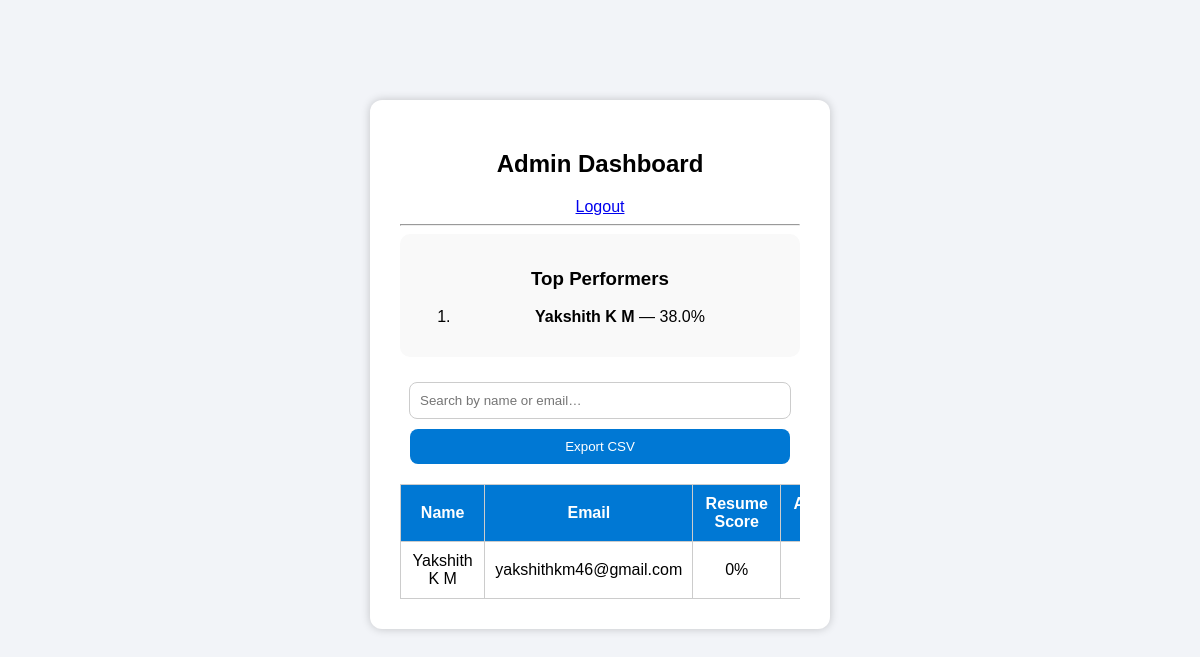
/admin_dashboard (signed in), run on an earlier commit of the app's database.
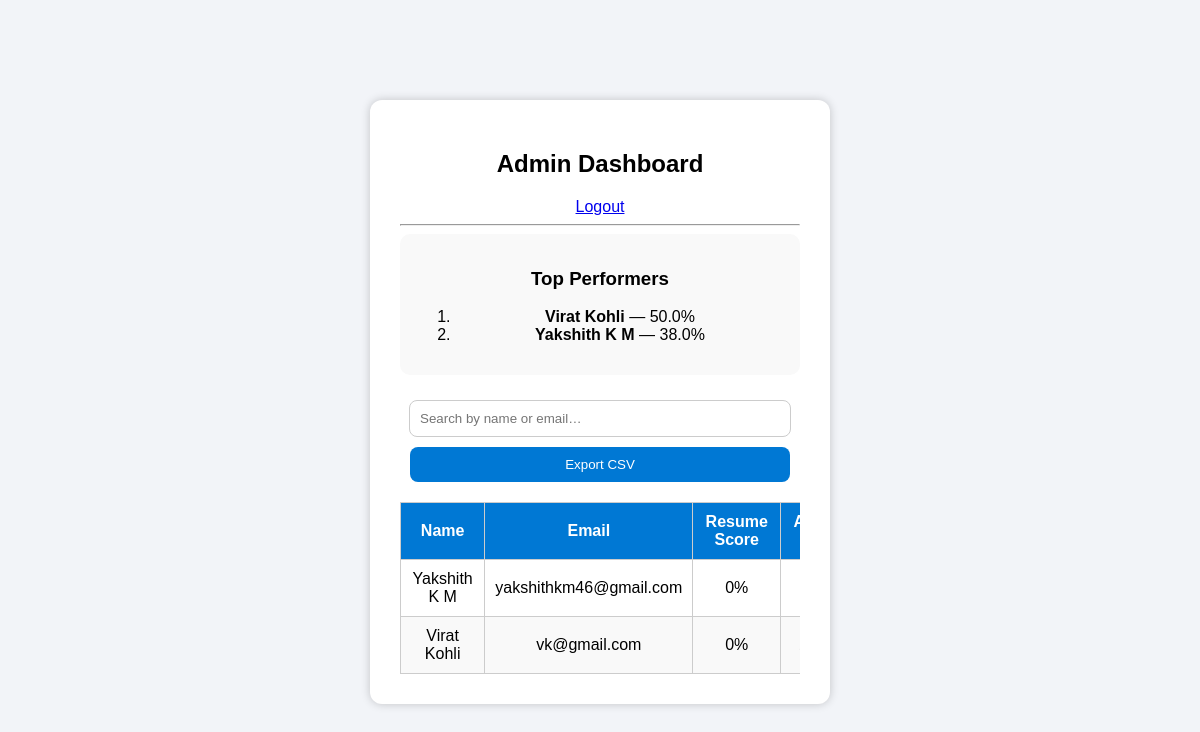
And on a later commit of the database.
### tables this page shows
CREATE TABLE users
                 (id INTEGER PRIMARY KEY AUTOINCREMENT,
                  name TEXT,
                  email TEXT UNIQUE,
                  password TEXT);

### app.py (the view)
@app.route('/admin_dashboard')
def admin_dashboard():
    if 'admin' not in session:
        return redirect(url_for('admin_login'))
    conn = sqlite3.connect('database.db')
    c = conn.cursor()
    c.execute("SELECT id, name, email FROM users")
    users = c.fetchall()
    all_data = []
    for user in users:
        user_id, name, email = user
        c.execute("SELECT AVG(score) FROM aptitude WHERE user_id=?", (user_id,))
        aptitude = c.fetchone()[0] or 0
        c.execute("SELECT COUNT(*) FROM certifications WHERE user_id=?", (user_id,))
        certs = c.fetchone()[0] or 0
        c.execute("SELECT AVG(score) FROM resume_data WHERE user_id=?", (user_id,))
        resume = c.fetchone()[0] or 0
        total = (resume * 0.4) + (aptitude * 0.4) + (certs * 10)
        all_data.append((name, email, round(resume, 1), round(aptitude, 1), certs, round(total, 1)))
    conn.close()
    top_performers = sorted(all_data, key=lambda x: x[5], reverse=True)[:3]
    return render_template('admin_dashboard.html', all_data=all_data, top_performers=top_performers)

### templates/admin_dashboard.html (shortened to what this page needs)
<!DOCTYPE html>
<html>
<head>
    <link rel="stylesheet" href="{{ url_for('static', filename='style.css') }}">
</head>
<body>
    <div class="container">
        <h2>Admin Dashboard</h2>
        <a href="{{ url_for('admin_logout') }}">Logout</a>
        <hr>
        <div class="top-box">
            <h3>Top Performers</h3>
            <ol>
                {% for name, email, resume, aptitude, certs, total in top_performers %}
                <li><b>{{ name }}</b> — {{ total }}%</li>
                {% endfor %}
            </ol>
        </div>
        <div class="search-box">
            <input type="text" id="searchInput" placeholder="Search by name or email…" onkeyup="searchTable()">
            <a href="{{ url_for('export_csv') }}"><button>Export CSV</button></a>
        </div>
        <div class="table-container">
            <table id="studentTable">
                <thead>
                    <tr>
                        <th>Name</th>
                        <th>Email</th>
                        <th>Resume Score</th>
                        <th>Aptitude Score</th>
                    </tr>
                </thead>
                <tbody>
                    {% for name, email, resume, aptitude, certs, total in all_data %}
                    <tr>
                        <td>{{ name }}</td>
                        <td>{{ email }}</td>
                        <td>{{ resume }}%</td>
                        <td>{{ aptitude }}%</td>
                    </tr>
                    {% endfor %}
                </tbody>
            </table>
        </div>
    </div>
</body>
</html>

### static/style.css (style rules this page uses)
body { font-family: Arial, sans-serif; background-color: #f2f4f8; text-align: center; }
.container { background: white; width: 400px; padding: 30px; margin: 100px auto; border-radius: 12px; box-shadow: 0 0 10px rgba(0,0,0,0.2); }
input { width: 90%; padding: 10px; margin: 10px 0; border: 1px solid #ccc; border-radius: 8px; }
button { width: 95%; padding: 10px; background: #0078d4; color: white; border: none; border-radius: 8px; cursor: pointer; }
.table-container { overflow-x: auto; width: 100%; margin-top: 15px; }
table { border-collapse: collapse; width: 100%; min-width: 600px; }
th, td { padding: 10px; border: 1px solid #ccc; text-align: center; }
th { background-color: #0078d4; color: white; }
tr:nth-child(even) { background-color: #f9f9f9; }

### templates/admin_dashboard.html (style rules this page uses)
.table-container { overflow-x: auto; width: 100%; margin-top: 20px; }
table { border-collapse: collapse; width: 100%; min-width: 700px; }
th, td { padding: 10px; border: 1px solid #ccc; text-align: center; }
th { background-color: #0078d4; color: white; }
tr:nth-child(even) { background-color: #f9f9f9; }
.search-box { margin: 10px 0; }
.top-box { background: #f9f9f9; padding: 15px; border-radius: 10px; margin-bottom: 15px; }

What changed in the data, as far as the page shows it:
added users: name "Virat Kohli", total "50.0", email "vk@gmail.com", resume "0"
